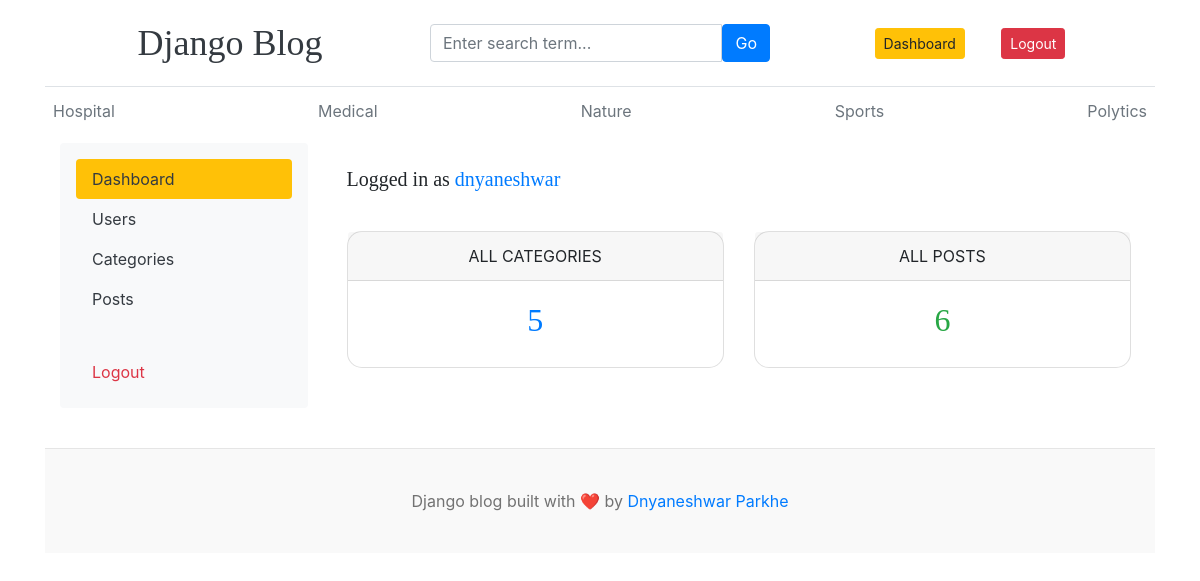
The page /dashboard/ (signed in) on the database its author committed.
### blogs/models.py (models this page shows, shortened)
class Category(models.Model):
    category_name = models.CharField(max_length=100, unique=True)
    created_at = models.DateTimeField(auto_now_add=True)
    updated_at = models.DateTimeField(auto_now=True)
    class Meta:
        verbose_name_plural = 'Categories'

### dashboards/views.py (the view)
# urls.py: path('dashboard/',include('dashboards.urls')),
@login_required(login_url='login/')
def dashboard(request):
    blogs_count = Blog.objects.all().count()
    context = {
        'blogs_count':blogs_count,
    }
    return render(request,'dashboard/dashboard.html', context)

### blogs/context_processors.py (called while the page is built)
def get_categories(request):
    categories = Category.objects.all().order_by('-created_at')
    return dict(categories=categories)

def get_social_links(request):
    social_links = SocialLink.objects.all()
    return dict(social_links=social_links)

### templates/dashboard/dashboard.html
{% extends "base.html" %}
{% block content %}
{% load static %}
<div class="container-fluid">
  <div class="row">
    {% include "dashboard/sidebar.html" %}
    <div class="col-12 col-md-9 p-4">
      <div class="mb-4">
        <h5>
          Logged in as
          <span class="text-primary fw-bold">{{ user }}</span>
        </h5>
      </div>
      <div class="row g-4">
        <div class="col-12 col-sm-6 mt-3">
          <div class="card dashboard-card text-center shadow-sm h-100 ">
            <div class="card-header text-uppercase fw-bold">
              All Categories
            </div>
            <div class="card-body">
              <h2 class="fw-bold text-primary">
                {{ categories.count }}
              </h2>
            </div>
          </div>
        </div>
        <div class="col-12 col-sm-6 mt-3">
          <div class="card dashboard-card text-center shadow-sm h-100" >
            <div class="card-header text-uppercase fw-bold">
              All Posts
            </div>
            <div class="card-body">
              <h2 class="fw-bold text-success">
                {{ blogs_count }}
              </h2>
            </div>
          </div>
        </div>
      </div>
    </div>
  </div>
</div>
{% endblock %}

### templates/base.html (shortened to what this page needs)
{% load static %}
<!doctype html>
<html lang="en">
  <head>
    <link
      href="https://getbootstrap.com/docs/4.0/dist/css/bootstrap.min.css"
      rel="stylesheet"
    />
    <link href="{% static 'css/blog.css' %}" rel="stylesheet" />
    <link href="{% static 'css/dashboard.css' %}" rel="stylesheet" />
    <link rel="stylesheet" href="https://cdnjs.cloudflare.com/ajax/libs/font-awesome/7.0.1/css/all.min.css" />
  </head>
  <body>
    <div class="container">
     <header class="blog-header py-3 border-bottom">
  <div class="container">
    <div class="row align-items-center">
      <div class="col-12 col-md-4 text-center text-md-start mb-2 mb-md-0">
        <a class="blog-header-logo text-dark text-decoration-none fs-4" href="/">
          Django Blog
        </a>
      </div>
      <div class="col-12 col-md-4 mb-2 mb-md-0">
        <form action="{% url 'search' %}" method="GET">
          <div class="input-group">
            <input
              class="form-control"
              value="{{keyword}}"
              type="text"
              name="keyword"
              placeholder="Enter search term..."
              required
            />
            <button type="submit" class="btn btn-primary">
              Go
            </button>
          </div>
        </form>
      </div>
      <div class="col-12 col-md-4 text-center text-md-end">
        {% if not user.is_authenticated %}
          <a class="btn btn-sm btn-warning mx-3" href="{% url 'login' %}">
            Sign In
          </a>
          <a class="btn btn-sm btn-outline-secondary" href="{% url 'register' %}">
            Register
          </a>
        {% else %}
          <a href="{% url 'dashboard' %}" class="btn btn-sm btn-warning mx-3">
            Dashboard
          </a>
          <a href="{% url 'logout' %}" class="btn btn-sm btn-danger mx-3">
            Logout
          </a>
        {% endif %}
      </div>
    </div>
  </div>
</header>
      <div class="nav-scroller py-1 mb-2">
        <nav class="nav d-flex justify-content-between">
          {% for cat in categories  %}
          <a class="p-2 text-muted" href="{% url 'posts_by_category' cat.id %}">{{cat.category_name}}</a>
          {% endfor %}
        </nav>
      </div>
{% block content %}
{% endblock %}
 <footer class="blog-footer mt-4">
      <p>Django blog built with ❤️ by <a href="#">Dnyaneshwar Parkhe</a></p>
    </footer>
  </body>
</html>

### blog_main/static/css/blog.css (style rules this page uses)
.blog-header { border-bottom: 1px solid #e5e5e5; }
.blog-header-logo { font-family: "Playfair Display", Georgia, "Times New Roman", serif; font-size: 2.25rem; }
h1, h2, h3, h4, h5, h6 { font-family: "Playfair Display", Georgia, "Times New Roman", serif; }
.blog-footer { padding: 2.5rem 0; color: #727272; text-align: center; background-color: #f9f9f9; border-top: .05rem solid #e5e5e5; }
.blog-footer p:last-child { margin-bottom: 0; }

### blog_main/static/css/dashboard.css (style rules this page uses)
.dashboard-card { border-radius: 15px; transition: all 0.3s ease; cursor: pointer; }

### rows shown on the page
Category: category_name "Hospital"
Category: category_name "Medical"
Category: category_name "Nature"
Category: category_name "Sports"
Category: category_name "Polytics"

### other values the page prints
{{ user }} "dnyaneshwar"
{{ categories.count }} "5"
{{ blogs_count }} "6"
